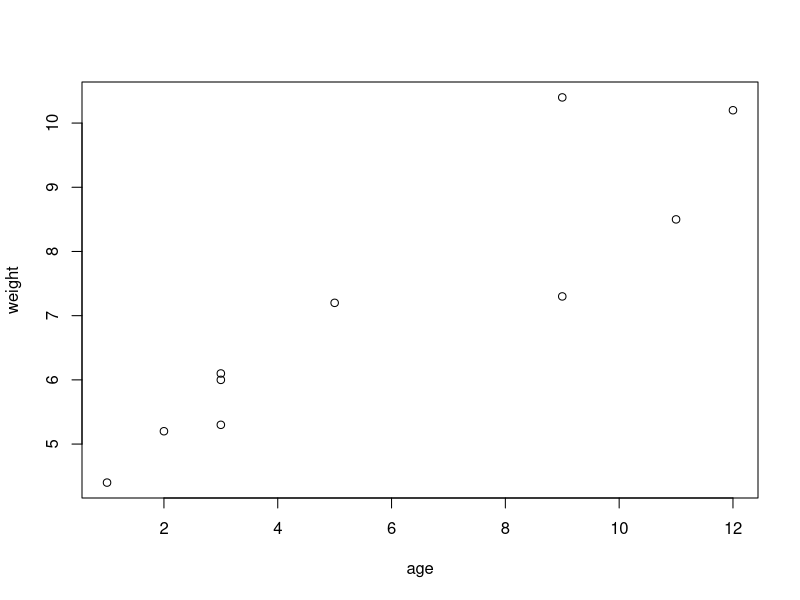
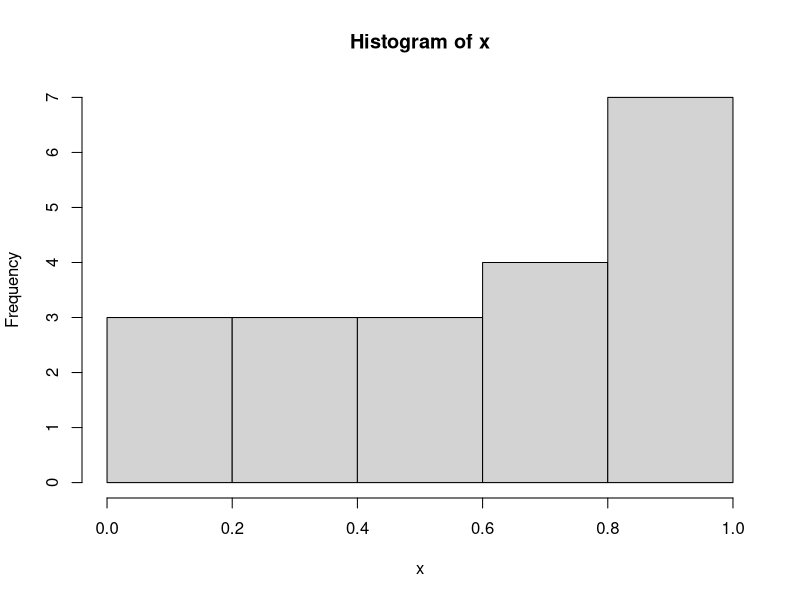

Here is the R script that generated these plots, in order: (Note: this script raises an error after producing the figures.)
#------------------------------------------------------#
# R in Action: Chapter 1                               #
#------------------------------------------------------#
# author：mxr
# In the following code q() is commented out so that
# you don't quit the session

# R语言的赋值符号是 <- ,最好在符号前后均使用一个空格符，
# R语言允许使用=作为赋值符号，但是不推荐这样做，
x <- rnorm(5)

# 可以使用c()函数构造向量，其将传入的参数拼接成一个向量

# Listing 1.1 - A Sample R session

age <- c(1, 3, 5, 2, 11, 9, 3, 9, 12, 3)
weight <- c(4.4, 5.3, 7.2, 5.2, 8.5, 7.3, 6, 10.4, 
    10.2, 6.1)
mean(weight)
sd(weight)
cor(age, weight)
plot(age, weight)
# q()

# Listing 1.2 - An example of commands used to manage
# the R Workspace. Change the next line to one of your 
# directories

setwd("C:/myprojects/project1")
options()
options(digits=3)
x <- runif(20)
summary(x)
hist(x)
savehistory()
save.image()
# q()

# Listing 1.3 - Working with a new package

help.start()
install.packages("vcd")
help(package = "vcd")
library(vcd)
help(Arthritis)
Arthritis
example(Arthritis)
# q()
